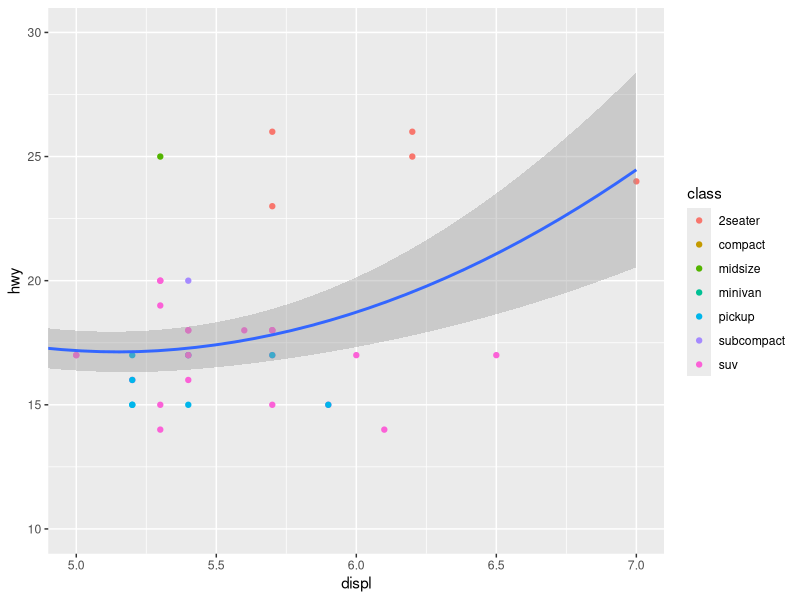
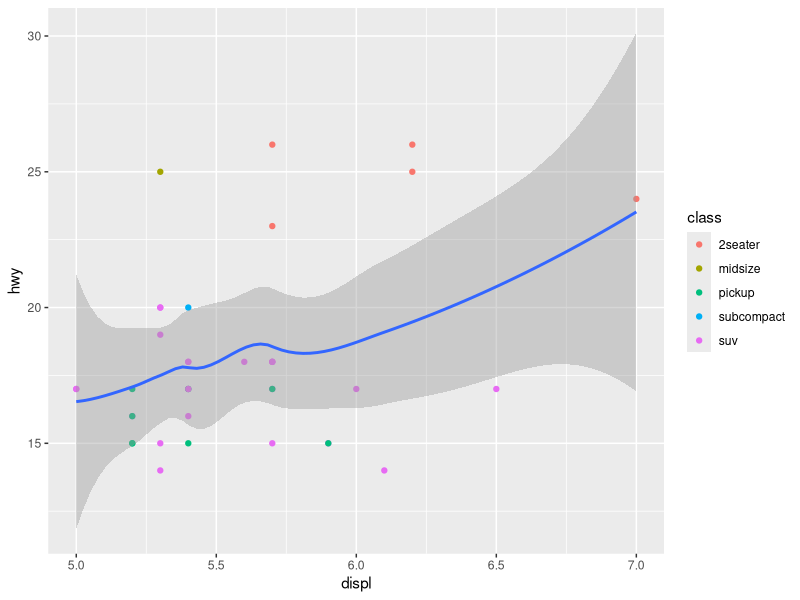

R code for these plots, in order:
## ---- chunk 1
knitr::opts_chunk$set(echo = TRUE)
library(tidyverse)
## ---- chunk 2
mpg %>% 
  ggplot(mapping = aes(displ, hwy)) +
  geom_point(aes(color = class)) +
  geom_smooth() +
  coord_cartesian(xlim = c(5, 7), ylim = c(10, 30))
## ---- chunk 3
mpg %>%
  filter(displ >= 5, displ <= 7, hwy >= 10, hwy <= 30) %>%
  ggplot(aes(displ, hwy)) +
  geom_point(aes(color = class)) +
  geom_smooth()
## ---- chunk 4

